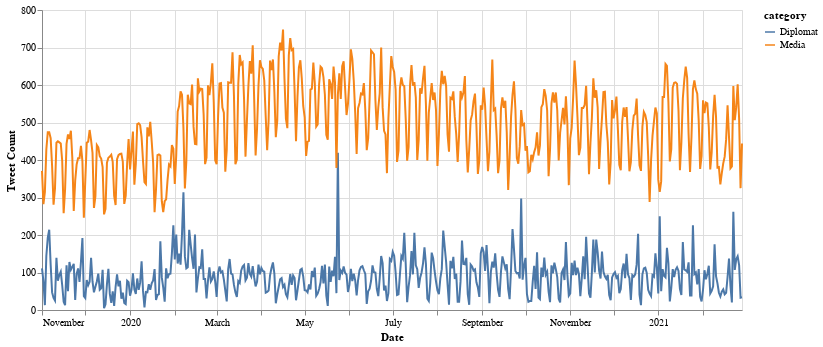

Notebook code cell kept with this figure:
### Code cell
tweet_count_plot_categories(data)

### Figure 1 — Vega-Lite specification as saved in the notebook (floating-point values rounded to 4 significant figures; data arrays with more than 128 entries replaced by an {"elided": "..."} marker saying what was removed)
{"config": {"view": {"continuousWidth": 400, "continuousHeight": 300}}, "data": {"name": "data-434b3b104214df22f875096765fb03fe"}, "mark": "line", "encoding": {"color": {"type": "nominal", "field": "category"}, "tooltip": [{"type": "temporal", "field": "Date"}, {"type": "quantitative", "field": "Tweet Count"}, {"type": "nominal", "field": "category"}], "x": {"type": "temporal", "field": "Date"}, "y": {"type": "quantitative", "field": "Tweet Count"}}, "height": 300, "width": 700, "$schema": "https://vega.github.io/schema/vega-lite/v4.8.1.json", "datasets": {"data-434b3b104214df22f875096765fb03fe": {"elided": "972 records"}}}
